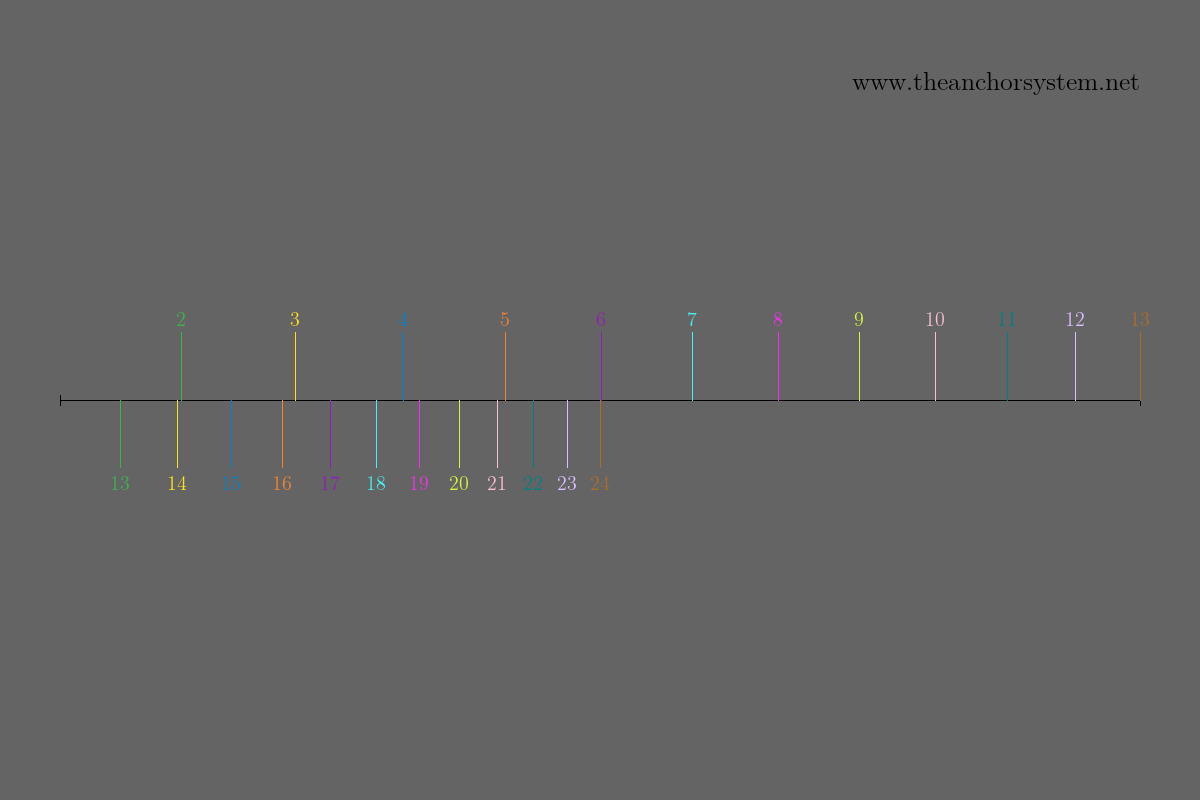

This figure's Python source:
import pygame

pygame.init()

SCREEN_RATIO = 2/3

WINDOW_WIDTH = 1200
WINDOW_HEIGHT = WINDOW_WIDTH * SCREEN_RATIO

# THEME = "DARK"
THEME = "LIGHT"

BLACK = (0, 0, 0)
GRAY = (100, 100, 100)
WHITE = (255, 255, 255)

DISTINCT_COLORS = [
    (230, 25, 75),
    (60, 180, 75),
    (255, 225, 25),
    (0, 130, 200),
    (245, 130, 48),
    (145, 30, 180),
    (70, 240, 240),
    (240, 50, 230),
    (210, 245, 60),
    (250, 190, 212),
    (0, 128, 128),
    (220, 190, 255),
    (170, 110, 40),
    (255, 250, 200),
    (128, 0, 0),
    (170, 255, 195),
    (128, 128, 0),
    (255, 215, 180),
    (0, 0, 128),
    (128, 128, 128),
    (255, 255, 255),
    (0, 0, 0)
]


if THEME == "DARK":
    BACKGROUND_COLOR = BLACK
    FRET_COLOR = WHITE
else:
    FRET_COLOR = BLACK
    BACKGROUND_COLOR = GRAY


SCREEN = pygame.display.set_mode((WINDOW_WIDTH, WINDOW_HEIGHT))

BASE_STRINGS = [(4 + i * 5) % 12 for i in range(6)]

NUM_FRETS = 21

STRING_LENGTH = WINDOW_WIDTH * 0.90
REST_OF_SCREEN = WINDOW_WIDTH - STRING_LENGTH
PADDING = REST_OF_SCREEN / 2
STRING_LOC_Y = WINDOW_HEIGHT / 2

FRET_MARK_HEIGHT = STRING_LENGTH / 16


FRET_TEXT_OFFSET = FRET_MARK_HEIGHT


def draw_frets():
    current_string_length = STRING_LENGTH * 2 # so it spans the full screen


    for i in range(1, 12 + 1):

        fret_color = DISTINCT_COLORS[i]

        fret_position = current_string_length - current_string_length / (2 ** (i/12))

        draw_position = PADDING + fret_position

        pygame.draw.line(SCREEN, fret_color, (draw_position, STRING_LOC_Y), (draw_position, STRING_LOC_Y - FRET_MARK_HEIGHT))

        font = pygame.font.SysFont("latinmodernroman", 20)
        text = font.render(str(i + 1), True, fret_color)
        text_rect = text.get_rect(
            midbottom=(draw_position, STRING_LOC_Y - FRET_TEXT_OFFSET))
        SCREEN.blit(text, text_rect)


    current_string_length = STRING_LENGTH

    for i in range(1, 12 + 1):

        fret_color = DISTINCT_COLORS[i]

        fret_position = current_string_length - current_string_length / (2 ** (i/12))

        draw_position = PADDING + fret_position

        pygame.draw.line(SCREEN, fret_color, (draw_position, STRING_LOC_Y), (draw_position, STRING_LOC_Y + FRET_MARK_HEIGHT))

        font = pygame.font.SysFont("latinmodernroman", 20)
        text = font.render(str(i + 12), True, fret_color)
        text_rect = text.get_rect(
            midtop=(draw_position, STRING_LOC_Y + FRET_TEXT_OFFSET))
        SCREEN.blit(text, text_rect)

    # for i in range(12):
    #
    #     fret_length = current_string_length - current_string_length / (2 ** (1/12))
    #
    #     current_position += fret_length
    #
    #     pygame.draw.line(SCREEN, FRET_COLOR, (current_position, STRING_LOC_Y), (current_position, STRING_LOC_Y - FRET_MARK_HEIGHT))
    #
    #     font = pygame.font.SysFont("latinmodernroman", int(fret_length / 2))
    #     text = font.render(str(i + 1), True, FRET_COLOR)
    #     text_rect = text.get_rect(
    #         midbottom=(current_position, STRING_LOC_Y - FRET_TEXT_OFFSET))
    #     SCREEN.blit(text, text_rect)
    #
    #     current_string_length = current_string_length / (2 ** (1/12))
    #
    # current_position = PADDING
    #
    # current_string_length = STRING_LENGTH
    #
    # for i in range(12):
    #
    #     fret_length = current_string_length - current_string_length / (2 ** (1/12))
    #
    #     current_position += fret_length
    #
    #     pygame.draw.line(SCREEN, FRET_COLOR, (current_position, STRING_LOC_Y + FRET_MARK_HEIGHT), (current_position, STRING_LOC_Y))
    #
    #     font = pygame.font.SysFont("latinmodernroman", int(fret_length / 2))
    #     text = font.render(str(i + 1 + 12), True, FRET_COLOR)
    #     text_rect = text.get_rect(
    #         midtop=(current_position, STRING_LOC_Y + FRET_TEXT_OFFSET))
    #     SCREEN.blit(text, text_rect)
    #
    #     current_string_length = current_string_length / (2 ** (1/12))


def draw_watermark():

    watermark_message = "www.theanchorsystem.net"

    font = pygame.font.SysFont("latinmodernroman", int((WINDOW_WIDTH/2)/ len(watermark_message)))
    text = font.render(watermark_message, True, FRET_COLOR)
    text_rect = text.get_rect(
        center=(WINDOW_WIDTH - (text.get_width()/2 + PADDING),  text.get_height()/2 + PADDING)
    )
    SCREEN.blit(text, text_rect)

def draw():
    SCREEN.fill(BACKGROUND_COLOR)

    pygame.draw.line(SCREEN, BLACK, (PADDING, STRING_LOC_Y), (PADDING + STRING_LENGTH, STRING_LOC_Y))

    pygame.draw.line(SCREEN, BLACK, (PADDING, STRING_LOC_Y + 5), (PADDING, STRING_LOC_Y - 5) )
    pygame.draw.line(SCREEN, BLACK, (PADDING + STRING_LENGTH, STRING_LOC_Y + 5), (PADDING + STRING_LENGTH, STRING_LOC_Y - 5) )

    draw_frets()
    draw_watermark()

    pygame.display.flip()

draw()

running = True
while running:
    for event in pygame.event.get():
        if event.type == pygame.QUIT:
            running = False


pygame.image.save(SCREEN, "octave_overlayed_frets.png")
pygame.quit()
